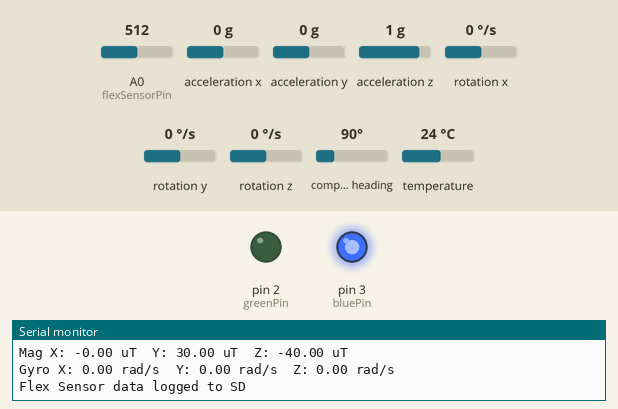
Bench run of a sketch on a simulated Arduino Uno, built with avr-gcc and run on an emulated ATmega328P. On the bench: output pins drawn as LEDs (lit = HIGH), the last lines printed to the serial monitor. Inputs (shaded band) come from the test bench; at power-on: A0 (flexSensorPin) = 512, acceleration x 0 g, acceleration y 0 g, acceleration z 1 g, rotation x 0 °/s, rotation y 0 °/s, rotation z 0 °/s, compass heading 90°, temperature 24 °C. Storage starts empty; pins used as bus, display or sensor lines are not drawn.

Above: at 2.2 s.
2.3 s: A0 (flexSensorPin) set to 546
3.8 s: A0 (flexSensorPin) set to 571
At 4.4 s:
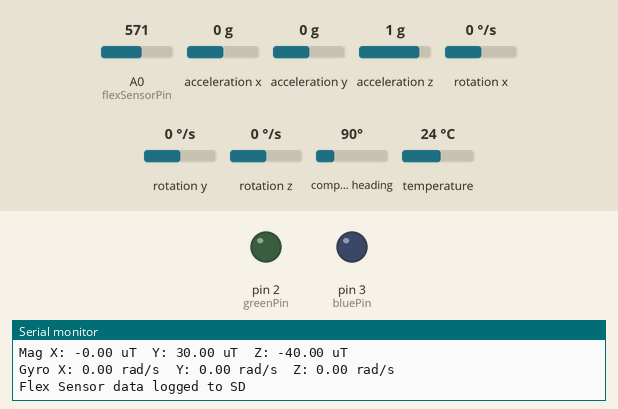
5.3 s: A0 (flexSensorPin) set to 670
6.8 s: A0 (flexSensorPin) set to 703
At 7.2 s:
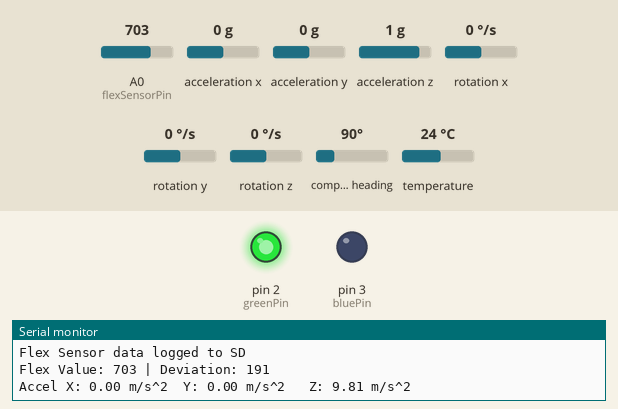
8.3 s: A0 (flexSensorPin) set to 306
At 8.6 s:
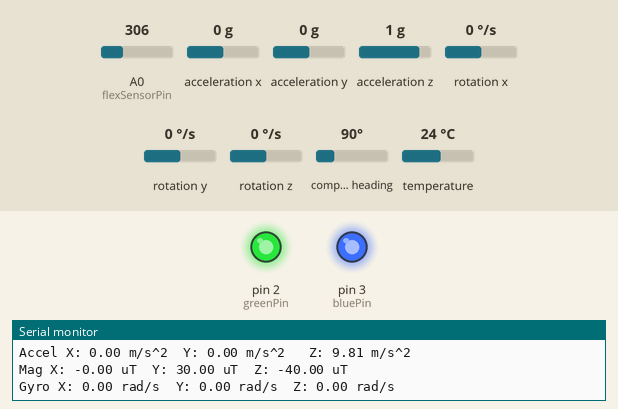
9.8 s: A0 (flexSensorPin) set to 350
At 11.3 s:
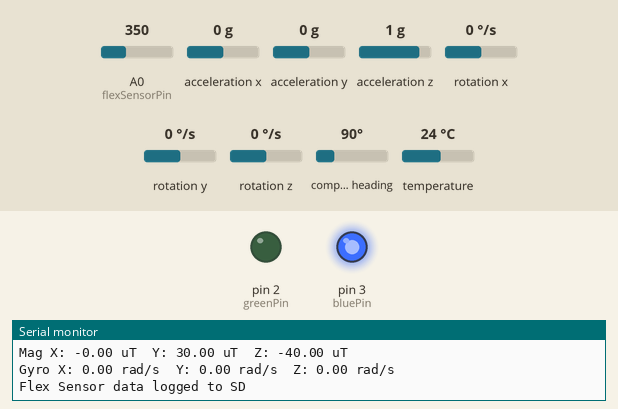
Timing chart, 0 to 12.3 s (numbered marks = the images above; inputs shaded):
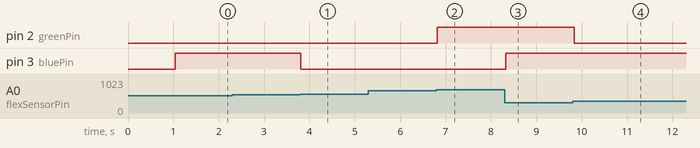

Measured:
- the behaviour switches between 561 and 562 on A0 (flexSensorPin) (found by bisection; images 0 and 1)
- the behaviour switches between 686 and 687 on A0 (flexSensorPin) (found by bisection; images 1 and 2)
- the behaviour switches between 336 and 337 on A0 (flexSensorPin) (found by bisection; images 3 and 4)
- after the input at 3.8 s, pin 3 (bluePin): HIGH → LOW at once
- after the input at 6.8 s, pin 2 (greenPin): LOW → HIGH at once
- after the input at 8.3 s, pin 3 (bluePin): LOW → HIGH at once
- after the input at 9.8 s, pin 2 (greenPin): HIGH → LOW at once

The sketch:

dataStorage_RGB3.ino
```cpp
#include <SPI.h>
#include <SD.h>
#include <Wire.h>
#include <Adafruit_Sensor.h>  // required!
#include <Adafruit_LSM9DS1.h>

#define PRINT_SPEED 500 // 500 ms between prints

// Define pin connections
const int flexSensorPin = A0;  // Analog pin for the flex sensor
const int redPin = 1;          // PWM pin for red LED (D1)
const int greenPin = 2;        // PWM pin for green LED (D2)
const int bluePin = 3;         // PWM pin for blue LED (D3)
const int chipSelect = 6;      // CS pin for microSD (D6)

Adafruit_LSM9DS1 lsm = Adafruit_LSM9DS1(); // i2c constructor (we used SDA/SCL to connect IMU)

// Dynamic calibration
int neutralFlex = 0;  // Neutral (unbent) sensor reading
const int flexBuffer = 50;  // Dead zone buffer to prevent false detections

const unsigned long loggingInterval = 100; // in ms

void setup() {
    pinMode(redPin, OUTPUT);
    pinMode(greenPin, OUTPUT);
    pinMode(bluePin, OUTPUT);
    Serial.begin(115200);

    while (!Serial) {
      delay(1);
    } // while

    Serial.println("LSM9DS1 data read demo");

    // IMU code
     // initialization (from demo code)
    if (!lsm.begin()) {
      Serial.println("Failed to init LSM9DS1. Check your wiring!");
      while (1);
    } // if
    Serial.println("LSM9DS1 IMU initialized");
    setupSensor();

    // SD card code
    // initialization
    if (!SD.begin(chipSelect)) {
      Serial.println("SD card init failed");
    } else {
      Serial.println("SD card initialized");
      // csv file header row
      File dataFile = SD.open("DATA.csv", FILE_WRITE);
      if (dataFile) {
        dataFile.println("Time(ms), Flex Value, Deviation, Stage"); // stage dictating color
        dataFile.close();
      } else {
        Serial.println("Error, could not create DATA.csv");
      } // else
    } // else

    // IMU code
    // initialization
    if (!lsm.begin()) {
      Serial.println("IMU init failed");
      while(1);
    } // if
    Serial.println("IMU initialized");

    // Flex sensor code
    // Read neutral position at startup
    long sum = 0;
    for (int i = 0; i < 100; i++) {  // Take multiple readings to average
        sum += analogRead(flexSensorPin);
        delay(10);
    }
    neutralFlex = sum / 100;  // Set as baseline
    Serial.print("Neutral Position: ");
    Serial.println(neutralFlex);
} // setup

void loop() {
    int flexValue = analogRead(flexSensorPin);  // Read flex sensor value
    int deviation = flexValue - neutralFlex;  // Difference from neutral

    // print flex sensor values to serial monitor
    Serial.print("Flex Value: ");
    Serial.print(flexValue);
    Serial.print(" | Deviation: ");
    Serial.println(deviation);

    int stage; // dictates RGB LED color

    if (abs(deviation) < flexBuffer) {
        stage = 3;  // Close to neutral
    } else if (deviation > 0) {  // Bending in one direction
        stage = map(deviation, flexBuffer, 300, 4, 6);  // Scale up
    } else {  // Bending in the opposite direction
        stage = map(deviation, -300, -flexBuffer, 0, 2);  // Scale down
    }
    stage = constrain(stage, 0, 6);

    // Define 7 color states for bidirectional bending
    switch (stage) {
        case 0: setColor(255, 0, 0); break;   // Red - Max bend (left)
        case 1: setColor(255, 128, 0); break; // Orange
        case 2: setColor(255, 255, 0); break; // Yellow
        case 3: setColor(0, 255, 0); break;   // Green - Neutral position
        case 4: setColor(0, 255, 255); break; // Cyan
        case 5: setColor(0, 0, 255); break;   // Blue
        case 6: setColor(128, 0, 255); break; // Purple - Max bend (right)
    }

    // read IMU data
    lsm.read();
    sensors_event_t a, m, g, temp;
    lsm.getEvent(&a, &m, &g, &temp);

    // print IMU values to serial monitor
    Serial.print("Accel X: "); Serial.print(a.acceleration.x); Serial.print(" m/s^2");
    Serial.print("\tY: "); Serial.print(a.acceleration.y);     Serial.print(" m/s^2 ");
    Serial.print("\tZ: "); Serial.print(a.acceleration.z);     Serial.println(" m/s^2 ");

    Serial.print("Mag X: "); Serial.print(m.magnetic.x);   Serial.print(" uT");
    Serial.print("\tY: "); Serial.print(m.magnetic.y);     Serial.print(" uT");
    Serial.print("\tZ: "); Serial.print(m.magnetic.z);     Serial.println(" uT");

    Serial.print("Gyro X: "); Serial.print(g.gyro.x);   Serial.print(" rad/s");
    Serial.print("\tY: "); Serial.print(g.gyro.y);      Serial.print(" rad/s");
    Serial.print("\tZ: "); Serial.print(g.gyro.z);      Serial.println(" rad/s");

    // initialize variables to be logged in sd card
    float accX = a.acceleration.x;
    float accY = a.acceleration.y;
    float accZ = a.acceleration.z;
    float magX = m.magnetic.x;
    float magY = m.magnetic.y;
    float magZ = m.magnetic.z;
    float gyroX = g.gyro.x;
    float gyroY = g.gyro.y;
    float gyroZ = g.gyro.z;

    // log sensor data into SD card
    logData(flexValue, deviation, stage,  // flex sensor values
            accX, accY, accZ,             // IMU acceleration values
            magX, magY, magZ,             // IMU magnetic values
            gyroX, gyroY, gyroZ);         // IMU gyro values

    // changed from 100
    delay(loggingInterval);  // Small delay for stability
} // loop

// ============== HELPER FUNCTIONS ================
// Function to set RGB LED color
void setColor(int red, int green, int blue) {
    analogWrite(redPin, 255 - red);   // Common cathode correction
    analogWrite(greenPin, 255 - green);
    analogWrite(bluePin, 255 - blue);
} // setColor

void logData(int flexValue, int deviation, int stage,
             float ax, float ay, float az,
             float mx, float my, float mz,
             float gx, float gy, float gz) {
  File dataFile = SD.open("DATA.csv", FILE_WRITE);
  if (dataFile) {
    dataFile.print(millis());
    dataFile.print(",");
    dataFile.print(flexValue);
    dataFile.print(",");
    dataFile.print(deviation);
    dataFile.print(",");
    dataFile.print(stage);
    dataFile.print(",");
    dataFile.print(ax);
    dataFile.print(",");
    dataFile.print(ay);
    dataFile.print(",");
    dataFile.print(az);
    dataFile.print(",");
    dataFile.print(mx);
    dataFile.print(",");
    dataFile.print(my);
    dataFile.print(",");
    dataFile.print(mz);
    dataFile.print(",");
    dataFile.print(gx);
    dataFile.print(",");
    dataFile.print(gy);
    dataFile.print(",");
    dataFile.print(gz);
    dataFile.close();
    Serial.println("Flex Sensor data logged to SD");
  } else {
    Serial.println("Error in opening DATA.csv for writing");
  } // if
} // logData

void setupSensor() {
  // 1.) Set the accelerometer range
  lsm.setupAccel(lsm.LSM9DS1_ACCELRANGE_2G, lsm.LSM9DS1_ACCELDATARATE_10HZ);

  // 2.) Set the magnetometer sensitivity
  lsm.setupMag(lsm.LSM9DS1_MAGGAIN_4GAUSS);

  // 3.) Setup the gyroscope
  lsm.setupGyro(lsm.LSM9DS1_GYROSCALE_245DPS);
} // setupSensor
```
